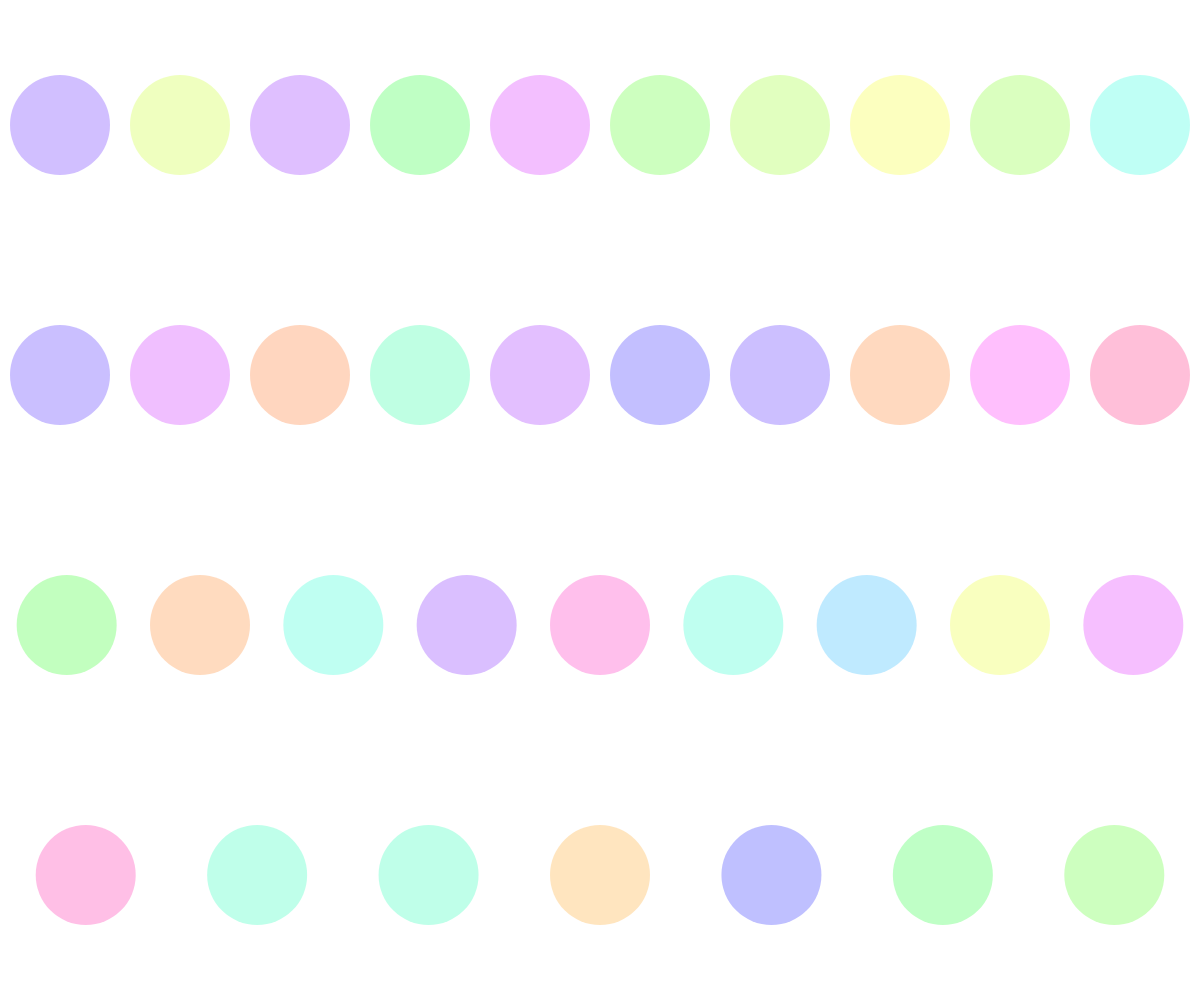
Frame 1 (no input)
Frame 60 (no input): identical to frame 1, image omitted
Frame 120 (the mouse pressed at the canvas centre since frame 60): identical to frame 1, image omitted

The p5.js sketch that drew this single still picture (run headless with seeded random() and noise() and a simulated clock; from frame 60 on, the mouse is pressed at the canvas centre):

// p5.js sketch
// ── sketch.js
var bouncyCircles = []; //array of BouncyCircle objects
var allTheKeys = "1234567890qwertyuiopasdfghjklzxcvbnm";

function setup() {
  createCanvas(windowWidth,windowHeight); //make a fullscreen canvas, thanks to: http://codepen.io/grayfuse/pen/wKqLGL
  noStroke(); //no outlines, just filled shapes
  colorMode(HSB, 100);// Use HSB with scale of 0-100, see https://p5js.org/reference/#/p5/color
  ellipseMode(RADIUS); //https://p5js.org/reference/#/p5/ellipseMode draw with a radius rather than a width

  for (var i=0; i < allTheKeys.length; i++) {
    bouncyCircles.push(new BouncyCircle(allTheKeys[i]));
  }
}

function draw() {
  background(255); //white background
  drawCircles();
}

function drawCircles(){
  for (var i = 0; i < bouncyCircles.length; i++) {
    bouncyCircles[i].display();
  }
}

function keyTyped(){
  var lowerCaseKey = key.toLowerCase(); //key is a system variable via https://p5js.org/reference/#/p5/key
  for (var i=0; i<bouncyCircles.length; i++) {
    if(lowerCaseKey == bouncyCircles[i].key){
      bouncyCircles[i].moveSpring();
    }
  }
  return false; //https://p5js.org/reference/#/p5/keyTyped preventing default behaviour
}

function BouncyCircle(aKey){ //SpringyCircle object
  this.key = aKey;
  this.colour = color(random(100),50,100,50);; //random hue, saturation 50%, brightness 100%, alpha 50%
  this.radius = 50;
  this.position = createVector(-1,-1);
  this.position = getCanvasPositionFromKey(this.key);

  // Spring simulation from https://p5js.org/examples/simulate-spring.html
  // Spring simulation constants
  this.M = 0.8;  // Mass
  this.K = 0.2;  // Spring constant
  this.D = 0.92; // Damping
  this.R = this.position.y;  // Rest position

  // Spring simulation variables
  //this.ps = R,   // Position, not needed as we have this.position.y
  this.vs = 0.0, // Velocity
  this.as = 0,   // Acceleration
  this.f = 0;    // Force

  this.display = function(){
    this.spring();
    var translatedX = this.position.x * windowWidth;
    var translatedY = this.position.y * windowHeight;
    fill(this.colour);
    ellipse(translatedX, translatedY, this.radius); // https://p5js.org/reference/#/p5/ellipse and https://p5js.org/reference/#/p5/ellipseMode
  }

  this.spring = function(){
    // Update the spring position
    this.f = -this.K * ( this.position.y - this.R ); // f=-ky
    this.as = this.f / this.M; // Set the acceleration, f=ma == a=f/m
    this.vs = this.D * (this.vs + this.as);  // Set the velocity
    this.position.y = this.position.y + this.vs;        // Updated position

    if (abs(this.vs) < 0.1) {
      this.vs = 0.0;
    }
  }

  this.moveSpring = function(){ //move the position of the spring a bit
    this.position.y += 0.1; //move a 10th of the screen down
  }
}

function getCanvasPositionFromKey(aKey){ //returns the position of a key onscreen in the form of a vector between 0..1 where 0,0 is top left and 1,1 is bottom right of screen - i.e. relative screen ratio rather than absolute pixel position
  var canvasPosition =  createVector(0.5,0.5); //centre of screen for now
  var numberOfRows = 4;
  var yNudge = (1/numberOfRows)/2;

  switch(aKey) {
    case '1': case '2': case '3': case '4': case '5': case '6': case '7': case '8': case '9': case '0':
    canvasPosition.y = 0+yNudge;
    canvasPosition.x = findXOnFirstRowKey(aKey);
    break;
    case 'q': case 'w': case 'e': case 'r': case 't': case 'y': case 'u': case 'i': case 'o': case 'p':
    case 'Q': case 'W': case 'E': case 'R': case 'T': case 'Y': case 'U': case 'I': case 'O': case 'P':
    canvasPosition.y = 0.25+yNudge;
    canvasPosition.x = findXOnSecondRowKey(aKey);
    break;
    case 'a': case 's': case 'd': case 'f': case 'g': case 'h': case 'j': case 'k': case 'l':
    case 'A': case 'S': case 'D': case 'F': case 'G': case 'H': case 'J': case 'K': case 'L':
    canvasPosition.y = 0.5+yNudge;
    canvasPosition.x = findXOnThirdRowKey(aKey);
    break;
    case 'z': case 'x': case 'c': case 'v': case 'b': case 'n': case 'm':
    case 'Z': case 'X': case 'C': case 'V': case 'B': case 'N': case 'M':
    canvasPosition.y = 0.75+yNudge;
    canvasPosition.x = findXOnFourthRowKey(aKey);
    break;
  }

  return canvasPosition;
}

function findXOnFirstRowKey(aKey){
  //10 keys on the first row
  var numberOfCharacters = 10;
  var xNudge = (1/numberOfCharacters)/2;

  var relativeXPosition = 0.0;
  switch(aKey) {
    case '1':
    relativeXPosition = 0.0+xNudge;
    break;
    case '2':
    relativeXPosition = 0.1+xNudge;
    break;
    case '3':
    relativeXPosition = 0.2+xNudge;
    break;
    case '4':
    relativeXPosition = 0.3+xNudge;
    break;
    case '5':
    relativeXPosition = 0.4+xNudge;
    break;
    case '6':
    relativeXPosition = 0.5+xNudge;
    break;
    case '7':
    relativeXPosition = 0.6+xNudge;
    break;
    case '8':
    relativeXPosition = 0.7+xNudge;
    break;
    case '9':
    relativeXPosition = 0.8+xNudge;
    break;
    case '0':
    relativeXPosition = 0.9+xNudge;
    break;
  }
  return relativeXPosition;
}

function findXOnSecondRowKey(aKey){
  //10 keys on the second row
  var numberOfCharacters = 10;
  var xNudge = (1/numberOfCharacters)/2;

  var relativeXPosition = 0.0;
  switch(aKey) {
    case 'q': case 'Q':
    relativeXPosition = 0.0+xNudge;
    break;
    case 'w': case 'W':
    relativeXPosition = 0.1+xNudge;
    break;
    case 'e': case 'E':
    relativeXPosition = 0.2+xNudge;
    break;
    case 'r': case 'R':
    relativeXPosition = 0.3+xNudge;
    break;
    case 't': case 'T':
    relativeXPosition = 0.4+xNudge;
    break;
    case 'y': case 'Y':
    relativeXPosition = 0.5+xNudge;
    break;
    case 'u': case 'U':
    relativeXPosition = 0.6+xNudge;
    break;
    case 'i': case 'I':
    relativeXPosition = 0.7+xNudge;
    break;
    case 'o': case 'O':
    relativeXPosition = 0.8+xNudge;
    break;
    case 'p': case 'P':
    relativeXPosition = 0.9+xNudge;
    break;
  }
  return relativeXPosition;
}

function findXOnThirdRowKey(aKey){
  //9 keys on the third row
  var numberOfCharacters = 9;
  var ratio = 1.0/numberOfCharacters;
  var xNudge = (1/numberOfCharacters)/2;

  var relativeXPosition = 0.0;
  switch(aKey) {
    case 'a': case 'A':
    relativeXPosition = (0*ratio)+xNudge;
    break;
    case 's': case 'S':
    relativeXPosition = (1*ratio)+xNudge;
    break;
    case 'd': case 'D':
    relativeXPosition = (2*ratio)+xNudge;
    break;
    case 'f': case 'F':
    relativeXPosition = (3*ratio)+xNudge;
    break;
    case 'g': case 'G':
    relativeXPosition = (4*ratio)+xNudge;
    break;
    case 'h': case 'H':
    relativeXPosition = (5*ratio)+xNudge;
    break;
    case 'j': case 'J':
    relativeXPosition = (6*ratio)+xNudge;
    break;
    case 'k': case 'K':
    relativeXPosition = (7*ratio)+xNudge;
    break;
    case 'l': case 'L':
    relativeXPosition = (8*ratio)+xNudge;
    break;
  }
  return relativeXPosition;
}

function findXOnFourthRowKey(aKey){
  //7 keys on the third row
  var numberOfCharacters = 7;
  var ratio = 1/numberOfCharacters;
  var xNudge = (1/numberOfCharacters)/2;

  var relativeXPosition = 0.0;
  switch(aKey) {
    case 'z': case 'Z':
    relativeXPosition = (0*ratio)+xNudge;
    break;
    case 'x': case 'X':
    relativeXPosition = (1*ratio)+xNudge;
    break;
    case 'c': case 'C':
    relativeXPosition = (2*ratio)+xNudge;
    break;
    case 'v': case 'V':
    relativeXPosition = (3*ratio)+xNudge;
    break;
    case 'b': case 'B':
    relativeXPosition = (4*ratio)+xNudge;
    break;
    case 'n': case 'N':
    relativeXPosition = (5*ratio)+xNudge;
    break;
    case 'm': case 'M':
    relativeXPosition = (6*ratio)+xNudge;
    break;
  }
  return relativeXPosition;
}
